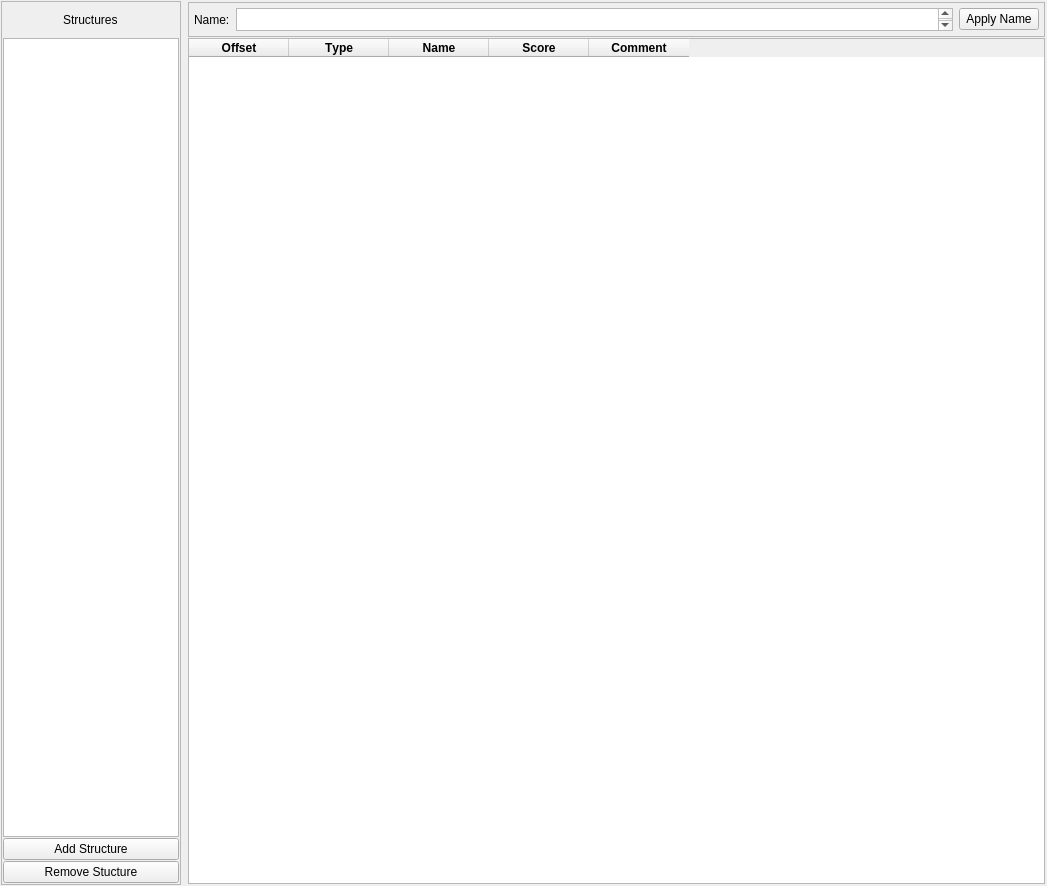
<?xml version="1.0" encoding="UTF-8"?>
<ui version="4.0">
 <class>StructureView</class>
 <widget class="QWidget" name="StructureView">
  <property name="geometry">
   <rect>
    <x>0</x>
    <y>0</y>
    <width>1047</width>
    <height>886</height>
   </rect>
  </property>
  <property name="windowTitle">
   <string>Form</string>
  </property>
  <layout class="QHBoxLayout" name="horizontalLayout">
   <property name="leftMargin">
    <number>1</number>
   </property>
   <property name="topMargin">
    <number>1</number>
   </property>
   <property name="rightMargin">
    <number>1</number>
   </property>
   <property name="bottomMargin">
    <number>1</number>
   </property>
   <item>
    <widget class="QFrame" name="frm_left">
     <property name="sizePolicy">
      <sizepolicy hsizetype="Preferred" vsizetype="Preferred">
       <horstretch>0</horstretch>
       <verstretch>0</verstretch>
      </sizepolicy>
     </property>
     <property name="minimumSize">
      <size>
       <width>100</width>
       <height>0</height>
      </size>
     </property>
     <property name="maximumSize">
      <size>
       <width>180</width>
       <height>16777215</height>
      </size>
     </property>
     <property name="frameShape">
      <enum>QFrame::StyledPanel</enum>
     </property>
     <property name="frameShadow">
      <enum>QFrame::Raised</enum>
     </property>
     <layout class="QVBoxLayout" name="verticalLayout_2">
      <property name="spacing">
       <number>1</number>
      </property>
      <property name="leftMargin">
       <number>1</number>
      </property>
      <property name="topMargin">
       <number>1</number>
      </property>
      <property name="rightMargin">
       <number>1</number>
      </property>
      <property name="bottomMargin">
       <number>1</number>
      </property>
      <item alignment="Qt::AlignHCenter">
       <widget class="QLabel" name="lbl_title">
        <property name="minimumSize">
         <size>
          <width>0</width>
          <height>34</height>
         </size>
        </property>
        <property name="text">
         <string>Structures</string>
        </property>
       </widget>
      </item>
      <item>
       <widget class="QListView" name="lst_structure">
        <property name="enabled">
         <bool>true</bool>
        </property>
        <property name="minimumSize">
         <size>
          <width>100</width>
          <height>0</height>
         </size>
        </property>
        <property name="maximumSize">
         <size>
          <width>16777215</width>
          <height>16777215</height>
         </size>
        </property>
        <property name="toolTip">
         <string>&lt;html&gt;&lt;head/&gt;&lt;body&gt;&lt;p&gt;List of structures&lt;/p&gt;&lt;/body&gt;&lt;/html&gt;</string>
        </property>
       </widget>
      </item>
      <item>
       <widget class="QPushButton" name="btn_add">
        <property name="toolTip">
         <string>&lt;html&gt;&lt;head/&gt;&lt;body&gt;&lt;p&gt;Add a structure to the structure list&lt;/p&gt;&lt;/body&gt;&lt;/html&gt;</string>
        </property>
        <property name="text">
         <string>Add Structure</string>
        </property>
       </widget>
      </item>
      <item>
       <widget class="QPushButton" name="btn_remove">
        <property name="toolTip">
         <string>&lt;html&gt;&lt;head/&gt;&lt;body&gt;&lt;p&gt;Remove selected structure from the list&lt;/p&gt;&lt;/body&gt;&lt;/html&gt;</string>
        </property>
        <property name="text">
         <string>Remove Stucture</string>
        </property>
       </widget>
      </item>
     </layout>
    </widget>
   </item>
   <item>
    <widget class="QFrame" name="frm_right">
     <layout class="QVBoxLayout" name="verticalLayout">
      <property name="spacing">
       <number>1</number>
      </property>
      <property name="leftMargin">
       <number>1</number>
      </property>
      <property name="topMargin">
       <number>1</number>
      </property>
      <property name="rightMargin">
       <number>1</number>
      </property>
      <property name="bottomMargin">
       <number>1</number>
      </property>
      <item>
       <widget class="QFrame" name="frm_right_header">
        <property name="sizePolicy">
         <sizepolicy hsizetype="Preferred" vsizetype="Fixed">
          <horstretch>0</horstretch>
          <verstretch>0</verstretch>
         </sizepolicy>
        </property>
        <property name="frameShape">
         <enum>QFrame::StyledPanel</enum>
        </property>
        <property name="frameShadow">
         <enum>QFrame::Raised</enum>
        </property>
        <layout class="QHBoxLayout" name="horizontalLayout_2">
         <property name="leftMargin">
          <number>5</number>
         </property>
         <property name="topMargin">
          <number>5</number>
         </property>
         <property name="rightMargin">
          <number>5</number>
         </property>
         <property name="bottomMargin">
          <number>5</number>
         </property>
         <item>
          <widget class="QLabel" name="lbl_name">
           <property name="text">
            <string>Name:</string>
           </property>
          </widget>
         </item>
         <item>
          <widget class="QTextEdit" name="txt_name">
           <property name="sizePolicy">
            <sizepolicy hsizetype="Expanding" vsizetype="Fixed">
             <horstretch>0</horstretch>
             <verstretch>0</verstretch>
            </sizepolicy>
           </property>
           <property name="minimumSize">
            <size>
             <width>0</width>
             <height>23</height>
            </size>
           </property>
           <property name="toolTip">
            <string>&lt;html&gt;&lt;head/&gt;&lt;body&gt;&lt;p&gt;Apply a new name to the structure&lt;/p&gt;&lt;/body&gt;&lt;/html&gt;</string>
           </property>
          </widget>
         </item>
         <item>
          <widget class="QPushButton" name="btn_apply_name">
           <property name="toolTip">
            <string>&lt;html&gt;&lt;head/&gt;&lt;body&gt;&lt;p&gt;Apply a new name to the structure&lt;/p&gt;&lt;/body&gt;&lt;/html&gt;</string>
           </property>
           <property name="text">
            <string>Apply Name</string>
           </property>
          </widget>
         </item>
        </layout>
       </widget>
      </item>
      <item>
       <widget class="QTableWidget" name="tbl_structure">
        <column>
         <property name="text">
          <string>Offset</string>
         </property>
         <property name="toolTip">
          <string extracomment="Offset of the structure member from origin"/>
         </property>
         <property name="whatsThis">
          <string/>
         </property>
         <property name="font">
          <font>
           <weight>75</weight>
           <italic>false</italic>
           <bold>true</bold>
           <kerning>false</kerning>
          </font>
         </property>
        </column>
        <column>
         <property name="text">
          <string>Type</string>
         </property>
         <property name="toolTip">
          <string extracomment="Type of the structure member"/>
         </property>
         <property name="whatsThis">
          <string/>
         </property>
         <property name="font">
          <font>
           <weight>75</weight>
           <bold>true</bold>
           <kerning>false</kerning>
          </font>
         </property>
        </column>
        <column>
         <property name="text">
          <string>Name</string>
         </property>
         <property name="toolTip">
          <string extracomment="Name of the structure member"/>
         </property>
         <property name="whatsThis">
          <string/>
         </property>
         <property name="font">
          <font>
           <weight>75</weight>
           <bold>true</bold>
           <kerning>false</kerning>
          </font>
         </property>
        </column>
        <column>
         <property name="text">
          <string>Score</string>
         </property>
         <property name="toolTip">
          <string extracomment="Calculated score of the structure member"/>
         </property>
         <property name="font">
          <font>
           <weight>75</weight>
           <bold>true</bold>
          </font>
         </property>
        </column>
        <column>
         <property name="text">
          <string>Comment</string>
         </property>
         <property name="font">
          <font>
           <weight>75</weight>
           <bold>true</bold>
           <kerning>false</kerning>
          </font>
         </property>
        </column>
       </widget>
      </item>
     </layout>
    </widget>
   </item>
  </layout>
 </widget>
 <resources/>
 <connections/>
</ui>
